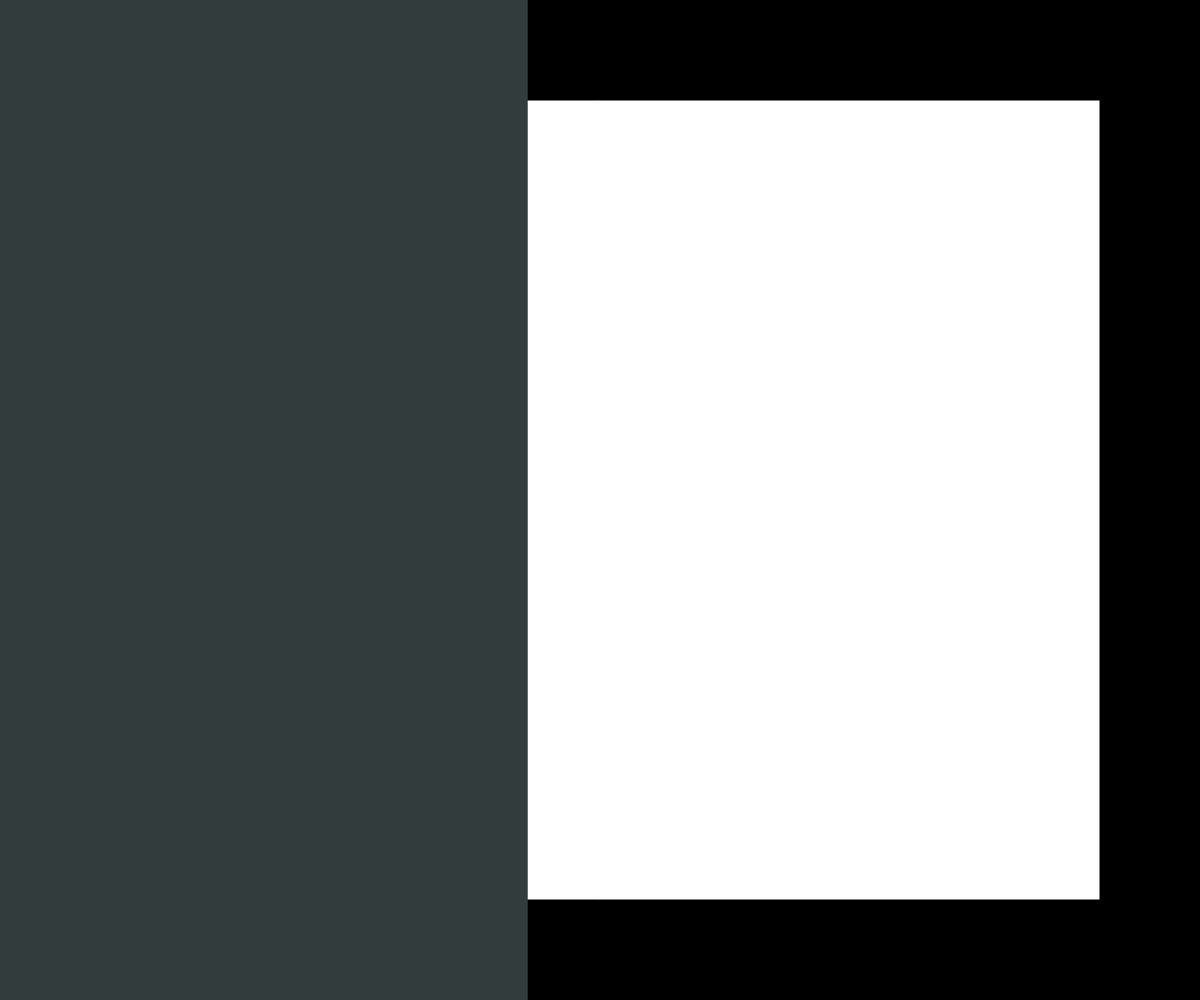
Frame 1 (no input)
Frame 60 (no input): identical to frame 1, image omitted
Frame 120 (the mouse pressed at the canvas centre since frame 60): identical to frame 1, image omitted

The p5.js sketch that drew this single still picture (run headless with seeded random() and noise() and a simulated clock; from frame 60 on, the mouse is pressed at the canvas centre):

// p5.js sketch
// ── sketch.js
function setup() {
  // put setup code here
	createCanvas(windowWidth, windowHeight);
	// crée une page
	
	background(0);
	// c'est pour le fond (la couleur)

//rect(40, 120, 120, 40);
}

function draw() {

	background(0);
// repetra en boucle
	
	fill(255);
		rect(100,
			 100,
		 	width - 2 * 100,
		 	height - 2 * 100
		 					);
	// width = largeur totale du canvas height = hauteur 
	fill(50, 60, 60);
	textAlign(CENTER, CENTER);
	textSize(8000);
	text("Bonjour", width/2, height/2);
	
	//rect(40, 120, 120, 40);
	
}

function windowReseize() {
	createCanvas(windowWidth, windowHeight);
	
	
}
